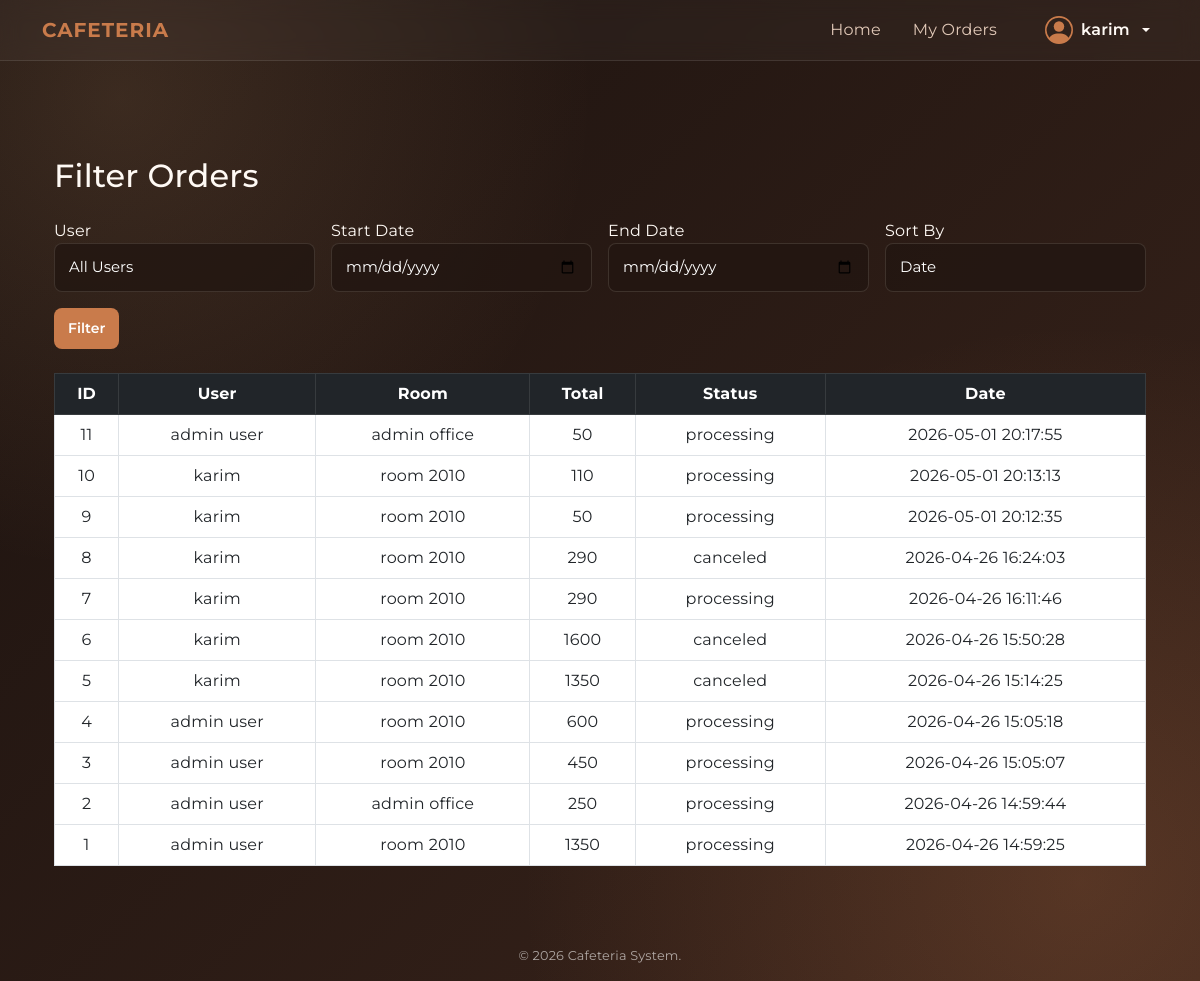
Page /admin/checks.php (signed in) on the earlier database version.
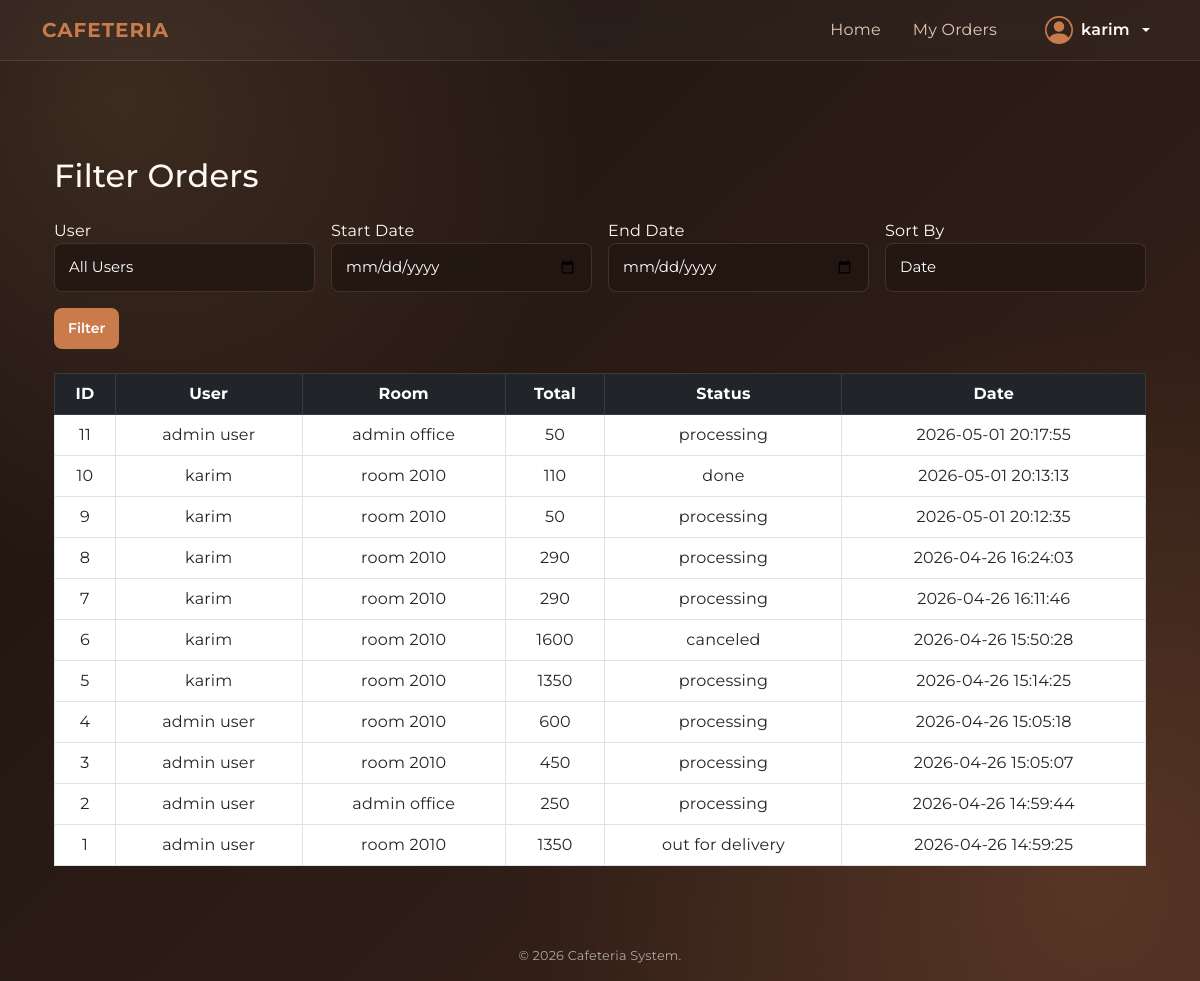
Same page on the later database version.
### tables this page shows
CREATE TABLE orders (
    id INTEGER PRIMARY KEY AUTOINCREMENT,
    user_id INTEGER NOT NULL,
    room_id INTEGER NOT NULL, -- Exact delivery destination
    status TEXT DEFAULT 'processing',
    total_amount REAL NOT NULL,
    notes TEXT,
    created_at TEXT DEFAULT CURRENT_TIMESTAMP,
    FOREIGN KEY (user_id) REFERENCES users(id) ON DELETE CASCADE,
    FOREIGN KEY (room_id) REFERENCES rooms(id) ON DELETE SET NULL,
    CHECK (status IN ('processing', 'out for delivery', 'done', 'canceled'))
);

CREATE TABLE users (
    id INTEGER PRIMARY KEY AUTOINCREMENT,
    name TEXT NOT NULL,
    email TEXT UNIQUE NOT NULL,
    password TEXT NOT NULL,
    role TEXT DEFAULT 'customer',
    room_id INTEGER, -- Default room
    room_number TEXT,
    extension TEXT,
    profile_image TEXT,
    created_at TEXT DEFAULT CURRENT_TIMESTAMP,
    updated_at TEXT DEFAULT CURRENT_TIMESTAMP,
    FOREIGN KEY (room_id) REFERENCES rooms(id) ON DELETE SET NULL,
    CHECK (role IN ('admin', 'customer'))
);

### public/admin/checks.php (the view, shortened to what this page needs)
<?php
$db = (new Database())->connect();
$startDate = $_GET['start_date'] ?? '';
$endDate   = $_GET['end_date']   ?? '';
$sort      = $_GET['sort']       ?? 'date';
$query = "
    SELECT
        orders.*,
        users.name AS user_name,
        rooms.name AS room_name
    FROM orders
    JOIN users ON orders.user_id = users.id
    JOIN rooms ON orders.room_id = rooms.id
    WHERE 1=1
";
$params = [];
switch ($sort) {
    default:
        $query .= " ORDER BY orders.created_at DESC";
}
$stmt = $db->prepare($query);
$stmt->execute($params);
$orders = $stmt->fetchAll(PDO::FETCH_ASSOC);
include_once __DIR__ . '/../includes/header.php';
?>
<div class="container mt-5">
    <h2 class="mb-4">Filter Orders</h2>
    <form method="GET" class="row g-3 mb-4">
        <div class="col-md-3">
            <label>User</label>
            <select name="user_id" class="form-select">
                <option value="">All Users</option>
            </select>
        </div>
        <div class="col-md-3">
            <label>Start Date</label>
            <input type="date" name="start_date" class="form-control"
                   value="<?= $startDate ?>">
        </div>
        <div class="col-md-3">
            <label>End Date</label>
            <input type="date" name="end_date" class="form-control"
                   value="<?= $endDate ?>">
        </div>
        <div class="col-md-3">
            <label>Sort By</label>
            <select name="sort" class="form-select">
                <option value="date" <?= $sort == 'date' ? 'selected' : '' ?>>Date</option>
            </select>
        </div>
        <div class="col-12">
            <button type="submit" class="btn btn-primary">Filter</button>
        </div>
    </form>
    <table class="table table-bordered text-center">
        <thead class="table-dark">
            <tr>
                <th>ID</th>
                <th>User</th>
                <th>Room</th>
                <th>Total</th>
                <th>Status</th>
                <th>Date</th>
            </tr>
        </thead>
        <tbody>
            <?php if (empty($orders)): ?>
                <tr>
                    <td colspan="6">No results found</td>
                </tr>
            <?php else: ?>
                <?php foreach ($orders as $order): ?>
                    <tr>
                        <td><?= $order['id'] ?></td>
                        <td><?= $order['user_name'] ?></td>
                        <td><?= $order['room_name'] ?></td>
                        <td><?= $order['total_amount'] ?></td>
                        <td><?= $order['status'] ?></td>
                        <td><?= $order['created_at'] ?></td>
                    </tr>
                <?php endforeach; ?>
            <?php endif; ?>
        </tbody>
    </table>
</div>
<?php include_once __DIR__ . '/../includes/footer.php'; ?>

Differences in the rows shown:
changed orders id 10: status "processing" → "done"
changed orders id 8: status "canceled" → "processing"
changed orders id 5: status "canceled" → "processing"
changed orders id 1: status "processing" → "out for delivery"
